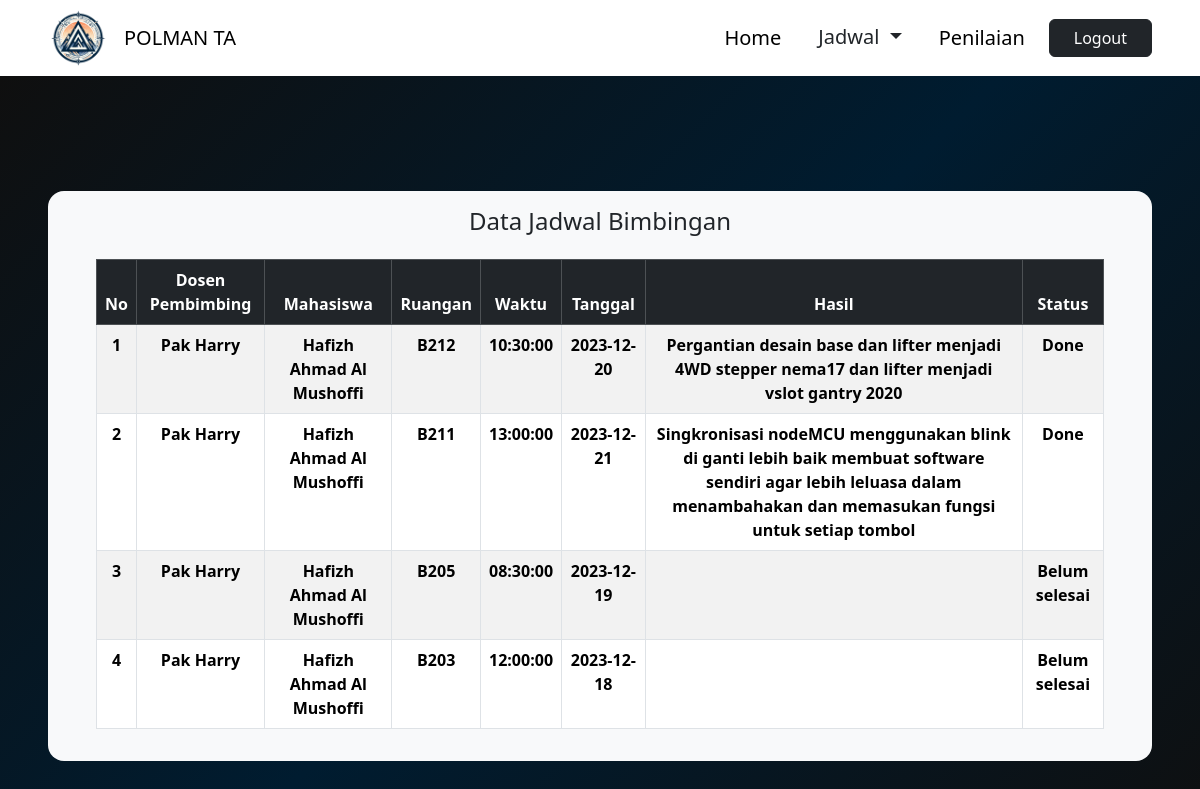
Screenshot of /index.php/admin/bimbingan with the database file from the repository.
### tables this page shows
CREATE TABLE `tb_jadwal_bimbingan` (
  `id_jadwal` varchar(40) NOT NULL,
  `id_pilih` varchar(40) NOT NULL,
  `id_user` varchar(40) NOT NULL,
  `nama_dosen` varchar(40) NOT NULL,
  `nama_mhs` varchar(40) NOT NULL,
  `ruangan` varchar(35) NOT NULL,
  `waktu` time NOT NULL,
  `tanggal` date NOT NULL,
  `hasil` longtext NOT NULL,
  `status` varchar(20) NOT NULL DEFAULT 'Belum selesai'
);

### application/controllers/Admin.php (called while the page is built, shortened)
<?php
class Admin extends CI_Controller
{
	public function __construct()
	{
		$this->load->model('m_admin');
	}
	public function bimbingan()
	{
		$jumlah_data = $this->m_admin->get_bimbingan();
		$config['base_url'] = base_url() . 'admin/bimbingan';
		$config['total_rows'] = $jumlah_data;
		$config['per_page'] = 10;
		$config['full_tag_open'] = '<ul class="pagination justify-content-center">';
		$config['full_tag_close'] = '</ul>';
		$config['first_link'] = 'First';
		$config['last_link'] = 'Last';
		$config['first_tag_open'] = '<li class="page-item"><span class="page-link">';
		$config['first_tag_close'] = '</span></li>';
		$config['prev_link'] = '&laquo';
		$config['prev_tag_open'] = '<li class="page-item"><span class="page-link">';
		$config['prev_tag_close'] = '</span></li>';
		$config['next_link'] = '&raquo';
		$config['next_tag_open'] = '<li class="page-item"><span class="page-link">';
		$config['next_tag_close'] = '</span></li>';
		$config['last_tag_open'] = '<li class="page-item"><span class="page-link">';
		$config['last_tag_close'] = '</span></li>';
		$config['cur_tag_open'] = '<li class="page-item active"><a class="page-link bg-dark text-white border-dark" href="#">';
		$config['cur_tag_close'] = '</a></li>';
		$config['num_tag_open'] = '<li class="page-item"><span class="page-link">';
		$config['num_tag_close'] = '</span></li>';
		$from = $this->uri->segment(0);
		$this->pagination->initialize($config);
		$data["link_page"] = $this->pagination->create_links();
		$data['page'] = $this->m_admin->page_bimbingan($config['per_page'], $from);
		$data['bimbingan'] = $this->m_admin->data_bimbingan();
		$this->load->view('template/admin/head');
		$this->load->view('admin/bimbingan', $data);
		$this->load->view('template/footer');
	}
}
?>

### index.php (called while the page is built, shortened)
<?php
require_once BASEPATH.'core/CodeIgniter.php';

### application/models/M_admin.php (called while the page is built, shortened)
<?php
class M_admin extends CI_Model {
	public function data_bimbingan(){
		return $this->db->get('tb_jadwal_bimbingan')->result();
	}
	public function page_bimbingan($limit, $start) {
        $this->db->limit($limit, $start);
        $query = $this->db->get('tb_jadwal_bimbingan');
        return $query->result();
    }
}
?>

### application/views/admin/bimbingan.php (the view, shortened to what this page needs)
<div class="container-fluid gradient-custom5 custom-height d-flex align-items-center px-5">
	<div class="col py-3 px-5 bg-light rounded-4">
		<h4 class="text-center mb-4">Data Jadwal Bimbingan</h4>
		<table class="table table-striped table-hover table-bordered">
			<thead class="table-dark">
				<tr>
					<th class="col text-center">
						No
					</th>
					<th class="col text-center">
						Dosen Pembimbing
					</th>
					<th class="col text-center">
						Mahasiswa
					</th>
					<th class="col text-center">
						Ruangan
					</th>
					<th class="col text-center">
						Waktu
					</th>
					<th class="col text-center">
						Tanggal
					</th>
					<th class="col text-center">
						Hasil
					</th>
					<th class="col text-center">
						Status
					</th>
				</tr>
			</thead>
			<tbody>
				<?php $no = $this->uri->segment('0');
				foreach ($bimbingan as $j) { ?>
					<tr>
						<th class="text-center">
							<?= ++$no; ?>
						</th>
						<th class="text-center">
							<?= $j->nama_dosen ?>
						</th>
						<th class="text-center">
							<?= $j->nama_mhs ?>
						</th>
						<th class="text-center">
							<?= $j->ruangan ?>
						</th>
						<th class="text-center">
							<?= $j->waktu ?>
						</th>
						<th class="text-center">
							<?= $j->tanggal ?>
						</th>
						<th class="text-center">
							<?= $j->hasil ?>
						</th>
						<th class="text-center">
							<?= $j->status ?>
						</th>
					</tr>
				<?php } ?>
			</tbody>
		</table>
	</div>
</div>

### assets/css/custom_global.css (style rules this page uses)
.custom-height { min-height: 100vh; }
.gradient-custom5 { background: #fccb90; background: -webkit-linear-gradient(135deg, #0f0f0f, #001c30, #0f0f0f); background: linear-gradient(135deg, #0f0f0f, #001c30, #0f0f0f); }

### rows the page displays
tb_jadwal_bimbingan: nama_dosen "Pak Harry", nama_mhs "Hafizh Ahmad Al Mushoffi", ruangan "B212", waktu "10:30:00", tanggal "2023-12-20", hasil "Pergantian desain base dan lifter menjadi 4WD stepper nema17 dan lifter menjadi vslot gantry 2020", status "Done"
tb_jadwal_bimbingan: nama_dosen "Pak Harry", nama_mhs "Hafizh Ahmad Al Mushoffi", ruangan "B211", waktu "13:00:00", tanggal "2023-12-21", hasil "Singkronisasi nodeMCU menggunakan blink di ganti lebih baik membuat software sendiri agar lebih leluasa dalam menambahakan dan memasukan fungsi untuk setiap tombol", status "Done"
tb_jadwal_bimbingan: nama_dosen "Pak Harry", nama_mhs "Hafizh Ahmad Al Mushoffi", ruangan "B205", waktu "08:30:00", tanggal "2023-12-19", status "Belum selesai"
tb_jadwal_bimbingan: nama_dosen "Pak Harry", nama_mhs "Hafizh Ahmad Al Mushoffi", ruangan "B203", waktu "12:00:00", tanggal "2023-12-18", status "Belum selesai"
